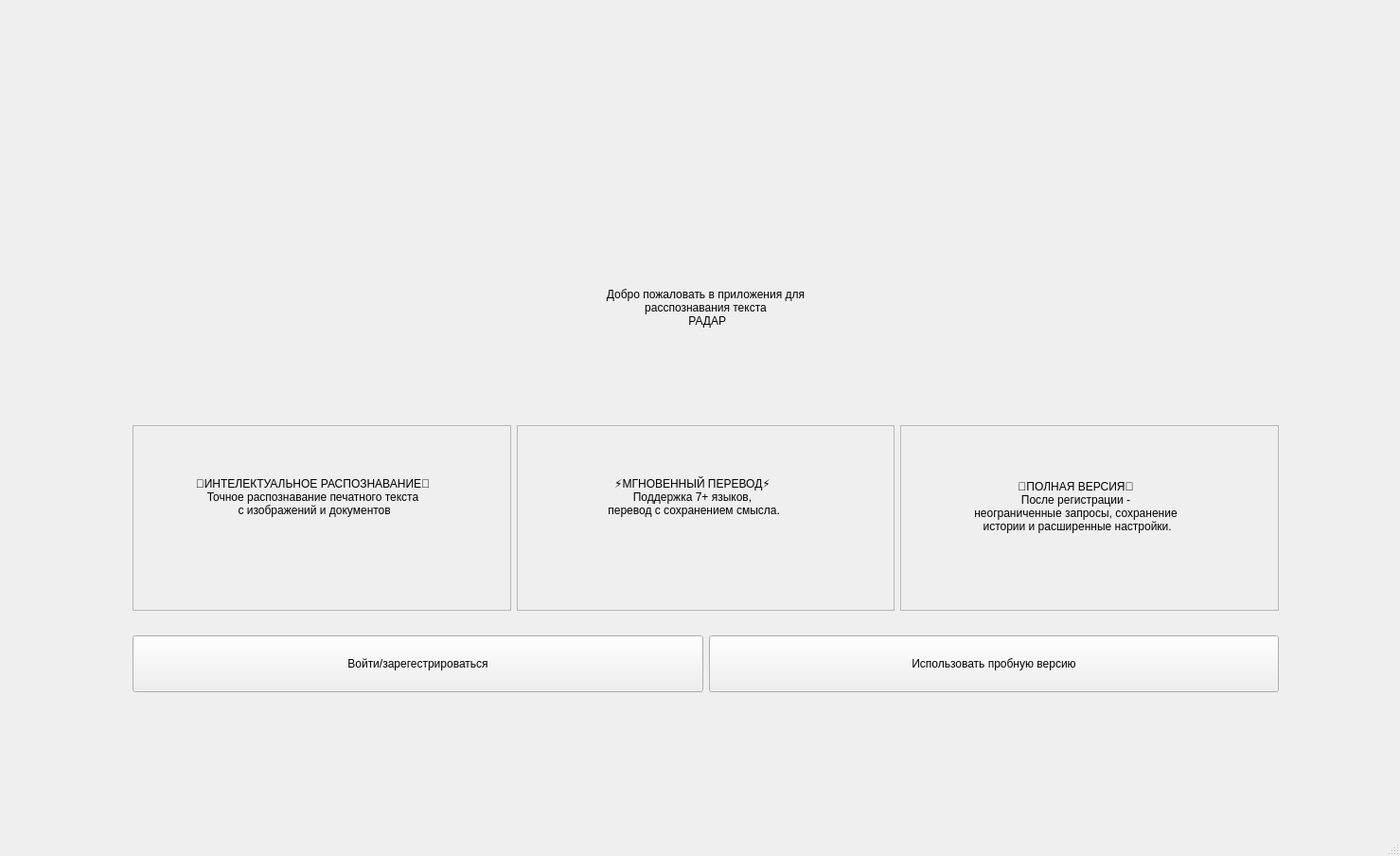
<?xml version="1.0" encoding="UTF-8"?>
<ui version="4.0">
 <class>WelcomWindow</class>
 <widget class="QMainWindow" name="WelcomWindow">
  <property name="geometry">
   <rect>
    <x>0</x>
    <y>0</y>
    <width>1479</width>
    <height>904</height>
   </rect>
  </property>
  <property name="windowTitle">
   <string>MainWindow</string>
  </property>
  <widget class="QWidget" name="background">
   <property name="autoFillBackground">
    <bool>false</bool>
   </property>
   <widget class="QWidget" name="gridLayoutWidget">
    <property name="geometry">
     <rect>
      <x>60</x>
      <y>30</y>
      <width>1381</width>
      <height>721</height>
     </rect>
    </property>
    <layout class="QGridLayout" name="gridLayout">
     <item row="0" column="0">
      <widget class="QFrame" name="glassPanel">
       <property name="frameShape">
        <enum>QFrame::Shape::NoFrame</enum>
       </property>
       <property name="frameShadow">
        <enum>QFrame::Shadow::Plain</enum>
       </property>
       <widget class="QWidget" name="verticalLayoutWidget_2">
        <property name="geometry">
         <rect>
          <x>80</x>
          <y>40</y>
          <width>1211</width>
          <height>661</height>
         </rect>
        </property>
        <layout class="QVBoxLayout" name="centralWidget_2">
         <property name="sizeConstraint">
          <enum>QLayout::SizeConstraint::SetMaximumSize</enum>
         </property>
         <item>
          <layout class="QHBoxLayout" name="horizontalLayout">
           <item>
            <widget class="QLabel" name="labelLogo">
             <property name="sizePolicy">
              <sizepolicy hsizetype="Fixed" vsizetype="Fixed">
               <horstretch>100</horstretch>
               <verstretch>100</verstretch>
              </sizepolicy>
             </property>
             <property name="minimumSize">
              <size>
               <width>150</width>
               <height>150</height>
              </size>
             </property>
             <property name="text">
              <string/>
             </property>
             <property name="scaledContents">
              <bool>false</bool>
             </property>
             <property name="alignment">
              <set>Qt::AlignmentFlag::AlignCenter</set>
             </property>
            </widget>
           </item>
          </layout>
         </item>
         <item>
          <widget class="QLabel" name="title">
           <property name="text">
            <string>Добро пожаловать в приложения для 
расспознавания текста 
 РАДАР</string>
           </property>
           <property name="alignment">
            <set>Qt::AlignmentFlag::AlignCenter</set>
           </property>
          </widget>
         </item>
         <item>
          <spacer name="horizontalSpacer_2">
           <property name="orientation">
            <enum>Qt::Orientation::Horizontal</enum>
           </property>
           <property name="sizeHint" stdset="0">
            <size>
             <width>40</width>
             <height>20</height>
            </size>
           </property>
          </spacer>
         </item>
         <item>
          <layout class="QHBoxLayout" name="cardsContainer">
           <item>
            <widget class="QFrame" name="card1">
             <property name="frameShape">
              <enum>QFrame::Shape::StyledPanel</enum>
             </property>
             <property name="frameShadow">
              <enum>QFrame::Shadow::Raised</enum>
             </property>
             <widget class="QLabel" name="textLabel1">
              <property name="geometry">
               <rect>
                <x>0</x>
                <y>30</y>
                <width>381</width>
                <height>91</height>
               </rect>
              </property>
              <property name="text">
               <string>🧠ИНТЕЛЕКТУАЛЬНОЕ РАСПОЗНАВАНИЕ🧠
Точное распознавание печатного текста
 с изображений и документов</string>
              </property>
              <property name="alignment">
               <set>Qt::AlignmentFlag::AlignCenter</set>
              </property>
             </widget>
            </widget>
           </item>
           <item>
            <widget class="QFrame" name="card2">
             <property name="frameShape">
              <enum>QFrame::Shape::StyledPanel</enum>
             </property>
             <property name="frameShadow">
              <enum>QFrame::Shadow::Raised</enum>
             </property>
             <widget class="QLabel" name="textLabel2">
              <property name="geometry">
               <rect>
                <x>30</x>
                <y>30</y>
                <width>311</width>
                <height>91</height>
               </rect>
              </property>
              <property name="text">
               <string>⚡МГНОВЕННЫЙ ПЕРЕВОД⚡
Поддержка 7+ языков, 
 перевод с сохранением смысла.</string>
              </property>
              <property name="alignment">
               <set>Qt::AlignmentFlag::AlignCenter</set>
              </property>
             </widget>
            </widget>
           </item>
           <item>
            <widget class="QFrame" name="card3">
             <property name="frameShape">
              <enum>QFrame::Shape::StyledPanel</enum>
             </property>
             <property name="frameShadow">
              <enum>QFrame::Shadow::Raised</enum>
             </property>
             <widget class="QLabel" name="textLabel3">
              <property name="geometry">
               <rect>
                <x>-10</x>
                <y>40</y>
                <width>391</width>
                <height>91</height>
               </rect>
              </property>
              <property name="text">
               <string>👑ПОЛНАЯ ВЕРСИЯ👑
После регистрации - 
неограниченные запросы, сохранение
 истории и расширенные настройки.</string>
              </property>
              <property name="alignment">
               <set>Qt::AlignmentFlag::AlignCenter</set>
              </property>
             </widget>
            </widget>
           </item>
          </layout>
         </item>
         <item>
          <spacer name="horizontalSpacer">
           <property name="orientation">
            <enum>Qt::Orientation::Horizontal</enum>
           </property>
           <property name="sizeHint" stdset="0">
            <size>
             <width>40</width>
             <height>20</height>
            </size>
           </property>
          </spacer>
         </item>
         <item>
          <layout class="QHBoxLayout" name="horizontalLayout_2">
           <item>
            <widget class="QPushButton" name="btnLogin_2">
             <property name="minimumSize">
              <size>
               <width>0</width>
               <height>60</height>
              </size>
             </property>
             <property name="text">
              <string>Войти/зарегестрироваться</string>
             </property>
            </widget>
           </item>
           <item>
            <widget class="QPushButton" name="btnTrial_2">
             <property name="minimumSize">
              <size>
               <width>0</width>
               <height>60</height>
              </size>
             </property>
             <property name="text">
              <string>Использовать пробную версию</string>
             </property>
            </widget>
           </item>
          </layout>
         </item>
        </layout>
       </widget>
      </widget>
     </item>
    </layout>
   </widget>
  </widget>
  <widget class="QMenuBar" name="menubar">
   <property name="geometry">
    <rect>
     <x>0</x>
     <y>0</y>
     <width>1479</width>
     <height>25</height>
    </rect>
   </property>
  </widget>
  <widget class="QStatusBar" name="statusbar"/>
 </widget>
 <resources/>
 <connections/>
</ui>
